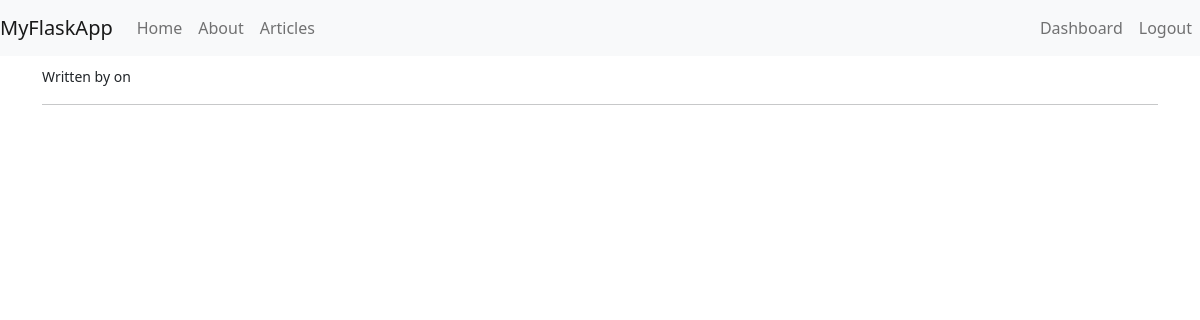
/article/3/ (signed in), run on an earlier commit of the app's database.
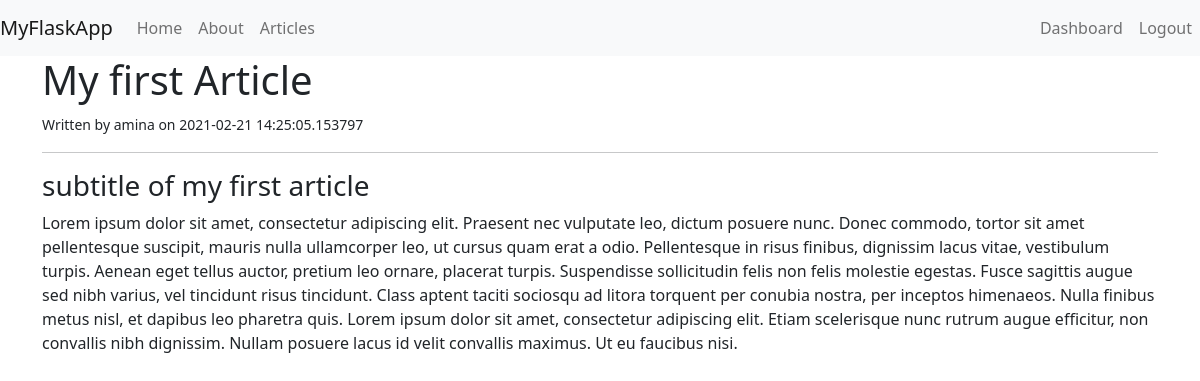
And on a later commit of the database.
### app.py (models this page shows, shortened)
class Articles(db.Model):
    __tablename__ = 'articles'
    id = db.Column(db.Integer, primary_key=True)
    title = db.Column(db.String(100))
    subtitle = db.Column(db.String(200))
    author = db.Column(db.String(200))
    body = db.Column(db.Text())
    create_date = db.Column(db.DateTime)

### app.py (the view)
@app.route('/article/<string:id>/')
def article(id):
    fetched_article= Articles.query.filter_by(id = id).first()
    return render_template('article.html', article=fetched_article)

### templates/article.html
{% extends 'layout.html' %}
{% block body %}
  <h1>{{article.title}}</h1>
  <small>Written by {{article.author}} on {{article.create_date}}</small>
  <hr>
  <div>
    <h3>{{article.subtitle}}</h3>
    {{article.body | safe}}
  </div>
{% endblock %}

What changed in the data, as far as the page shows it:
added Articles: title "My first Article", author "amina", create_date "2021-02-21 14:25:05.153797", subtitle "subtitle of my first article", body "Lorem ipsum dolor sit amet, consectetur adipiscing elit. Praesent nec vulputate leo, dictum posuere nunc. Donec commodo, tortor sit amet pellentesque suscipit, mauris nulla ullamcorper leo, ut cursus quam erat a odio. Pellentesque in risus finibus, dignissim lacus vitae, vestibulum turpis. Aenean eget tellus auctor, pretium leo ornare, placerat turpis. Suspendisse sollicitudin felis non felis molestie egestas. Fusce sagittis augue sed nibh varius, vel tincidunt risus tincidunt. Class aptent taciti sociosqu ad litora torquent per conubia nostra, per inceptos himenaeos. Nulla finibus metus nisl, et dapibus leo pharetra quis. Lorem ipsum dolor sit amet, consectetur adipiscing elit. Etiam…"
